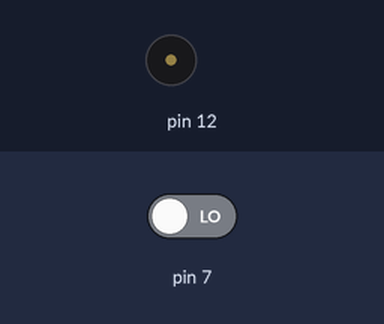
This sketch was run on a simulated Arduino Uno, built for the host (arithmetic inside an expression is 32-bit, double 64-bit). On the bench: buzzer (waves = sounding). Inputs (shaded band) come from the test bench; at power-on: pin 7 LOW.

Above: at 0.5 s.
At 2.1 s:
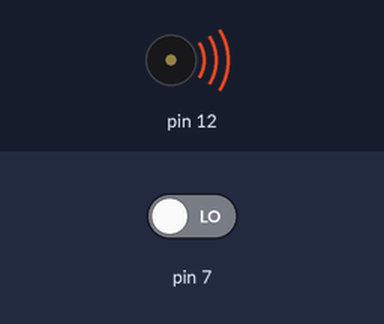
Timing chart, 0 to 3.0 s (numbered marks = the images above):
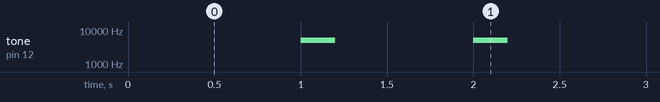

The sketch:

codigo.ino
```cpp
// C++ code
//
int duration;
int distance;

void setup()
{
  pinMode(12, OUTPUT);
  pinMode(7, INPUT);
}

void loop()
{
  duration = pulseIn(7, HIGH);
  distance = (duration/2) / 29.1;

  if (distance < 302){
  	tone(12,5000, 200);
  }
}
```

Measured:
- by itself, tone on pin 12: alternates 5000 Hz for 0.20 s and silent for 0.80 s
